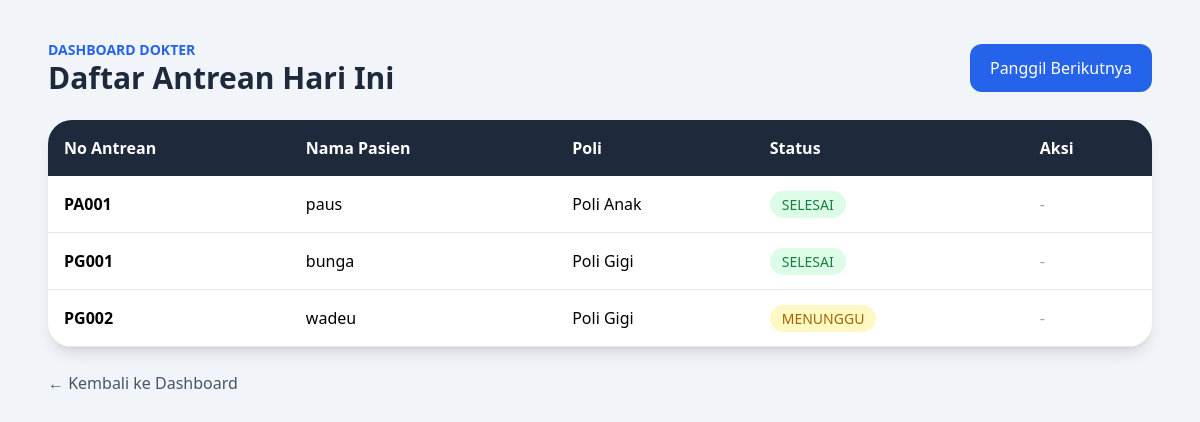
Page /dokter/antrean on the committed database.
### tables this page shows
CREATE TABLE antrean (
            id INTEGER PRIMARY KEY AUTOINCREMENT,
            id_pasien INTEGER NOT NULL,
            no_antrean TEXT NOT NULL,
            poli TEXT NOT NULL,
            status TEXT NOT NULL,
            waktu_daftar TEXT NOT NULL,
            FOREIGN KEY (id_pasien) REFERENCES pasien(id)
        );

CREATE TABLE pasien (
            id INTEGER PRIMARY KEY AUTOINCREMENT,
            nik TEXT NOT NULL,
            nama TEXT NOT NULL,
            umur INTEGER NOT NULL,
            jenis_kelamin TEXT NOT NULL,
            no_hp TEXT NOT NULL
        );

### main.py (the view)
@app.route("/dokter/antrean")
def lihat_antrean_dokter():
    conn = get_db()
    antrean = conn.execute("""
        SELECT antrean.*, pasien.nama
        FROM antrean
        JOIN pasien ON antrean.id_pasien = pasien.id
        ORDER BY antrean.id ASC
    """).fetchall()
    conn.close()
    return render_template("dokter/panggil.html", antrean=antrean)

### main.py (called while the page is built)
def get_db():
    conn = sqlite3.connect("klinik_antri.db")
    conn.row_factory = sqlite3.Row
    return conn

### templates/dokter/panggil.html (shortened to what this page needs)
<!DOCTYPE html>
<html lang="id">
<head>
    <script src="https://cdn.tailwindcss.com"></script>
</head>
<body class="min-h-screen bg-slate-100">
    <div class="max-w-6xl mx-auto px-6 py-10">
        <div class="flex justify-between items-center mb-6">
            <div>
                <p class="text-sm text-blue-600 font-semibold">DASHBOARD DOKTER</p>
                <h1 class="text-3xl font-bold text-slate-800">Daftar Antrean Hari Ini</h1>
            </div>
            <a href="/dokter/panggil" class="bg-blue-600 text-white px-5 py-3 rounded-xl hover:bg-blue-700">
                Panggil Berikutnya
            </a>
        </div>
        <div class="bg-white rounded-3xl shadow-lg overflow-hidden">
            <table class="w-full text-left">
                <thead class="bg-slate-800 text-white">
                    <tr>
                        <th class="p-4">No Antrean</th>
                        <th class="p-4">Nama Pasien</th>
                        <th class="p-4">Poli</th>
                        <th class="p-4">Status</th>
                        <th class="p-4">Aksi</th>
                    </tr>
                </thead>
                <tbody>
                    {% for a in antrean %}
                    <tr class="border-b hover:bg-slate-50">
                        <td class="p-4 font-semibold">{{ a.no_antrean }}</td>
                        <td class="p-4">{{ a.nama }}</td>
                        <td class="p-4">{{ a.poli }}</td>
                        <td class="p-4">
                            {% if a.status == "MENUNGGU" %}
                                <span class="px-3 py-1 rounded-full text-sm bg-yellow-100 text-yellow-700">MENUNGGU</span>
                            {% elif a.status == "DIPERIKSA" %}
                                <span class="px-3 py-1 rounded-full text-sm bg-blue-100 text-blue-700">DIPERIKSA</span>
                            {% else %}
                                <span class="px-3 py-1 rounded-full text-sm bg-green-100 text-green-700">SELESAI</span>
                            {% endif %}
                        </td>
                        <td class="p-4">
                            {% if a.status == "DIPERIKSA" %}
                                <a href="/dokter/rekam-medis/{{ a.id_pasien }}" class="text-blue-600 font-semibold hover:underline">
                                    Rekam Medis
                                </a>
                                <span class="mx-2 text-slate-300">|</span>
                                <a href="/dokter/selesai/{{ a.id }}" class="text-green-600 font-semibold hover:underline">
                                    Selesai
                                </a>
                            {% else %}
                                <span class="text-slate-400">-</span>
                            {% endif %}
                        </td>
                    </tr>
                    {% endfor %}
                </tbody>
            </table>
        </div>
        <a href="/dokter" class="inline-block mt-6 text-slate-600 hover:text-blue-600">
            ← Kembali ke Dashboard
        </a>
    </div>
</body>
</html>

### rows in the picture
antrean: no_antrean "PA001", nama "paus", poli "Poli Anak", status "SELESAI"
antrean: no_antrean "PG001", nama "bunga", poli "Poli Gigi", status "SELESAI"
antrean: no_antrean "PG002", nama "wadeu", poli "Poli Gigi", status "MENUNGGU"
